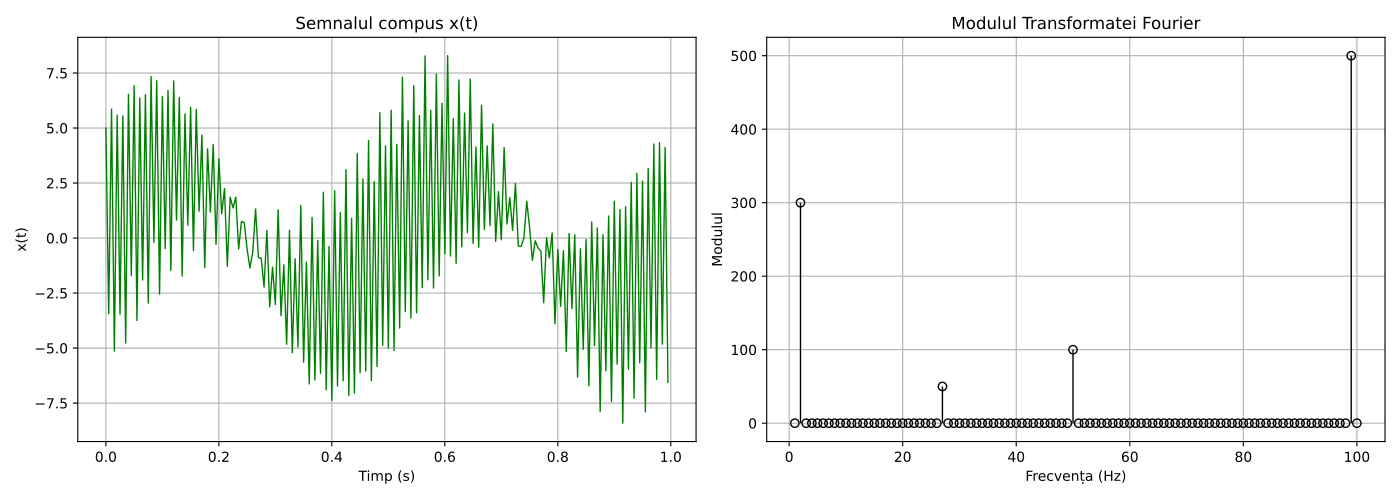

Reproduce this figure in Python.
import numpy as np
import matplotlib.pyplot as plt


fs = 200 
t = np.arange(0, 1, 1/fs) 
f1, f2, f3, f4  = 2, 27, 99, 50

x = 3*np.sin(2*np.pi*f1*t)+0.5*np.sin(2*np.pi*f2*t)+5*np.cos(2*np.pi*f3*t)+np.sin(2*np.pi*f4*t)

frecvente = np.arange(1, 101) 
modul_X = np.zeros(len(frecvente))


for i, omega in enumerate(frecvente):

    componenta = x*np.exp(-2j*np.pi*omega*t)
    X_omega = np.sum(componenta)
    modul_X[i] = np.abs(X_omega)


fig, (ax1, ax2) = plt.subplots(1, 2, figsize=(14, 5))

ax1.plot(t, x, color='green', linewidth=1)
ax1.set_title("Semnalul compus x(t)")
ax1.set_xlabel("Timp (s)")
ax1.set_ylabel("x(t)")
ax1.grid(True)

markerline, stemlines, baseline = ax2.stem(frecvente, modul_X, basefmt=" ")
plt.setp(markerline, markerfacecolor='none', markeredgecolor='black')
plt.setp(stemlines, color='black', linewidth=1)

ax2.set_title("Modulul Transformatei Fourier")
ax2.set_xlabel("Frecvența (Hz)")
ax2.set_ylabel("Modulul")
ax2.grid(True)

plt.tight_layout()

plt.savefig("3.pdf")
plt.show()
